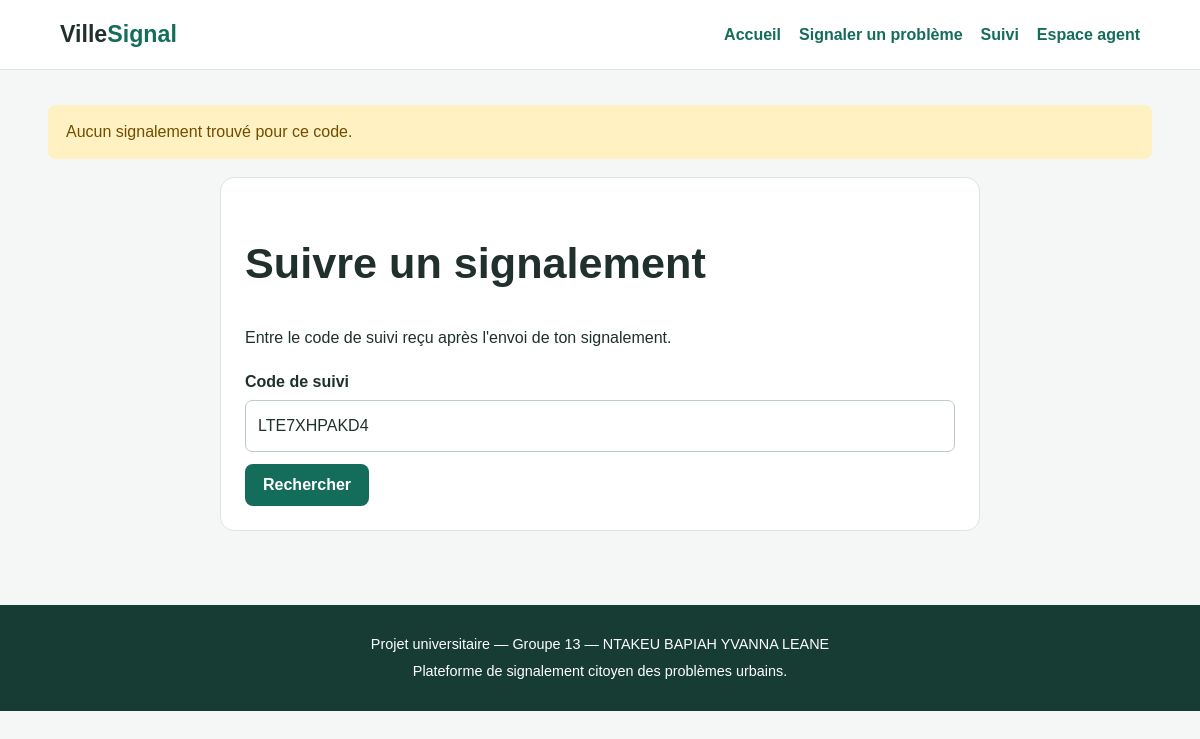
Page /suivi?code=LTE7XHPAKD4 on the earlier database version.
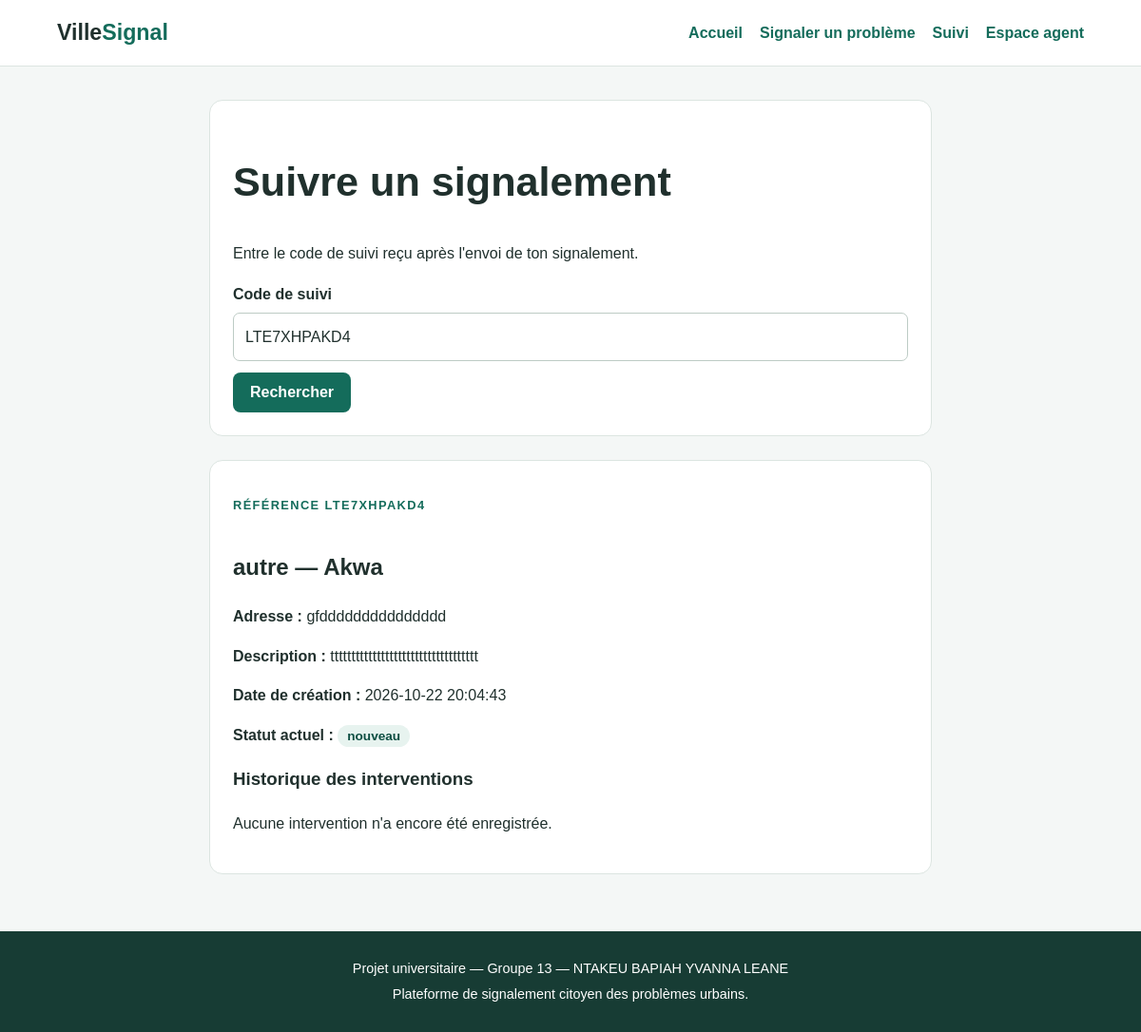
Same page on the later database version.
### tables this page shows
CREATE TABLE signalements (
    id INTEGER PRIMARY KEY AUTOINCREMENT,
    categorie_id INTEGER NOT NULL,
    quartier_id INTEGER NOT NULL,
    description TEXT NOT NULL
        CHECK (length(trim(description)) >= 20),
    photo TEXT,
    adresse TEXT NOT NULL,
    telephone_citoyen TEXT NOT NULL,
    date_creation TEXT NOT NULL DEFAULT CURRENT_TIMESTAMP,
    statut TEXT NOT NULL DEFAULT 'nouveau'
        CHECK (statut IN ('nouveau', 'en cours', 'résolu', 'rejeté')),
    code_suivi TEXT NOT NULL UNIQUE,
    motif_rejet TEXT,

    FOREIGN KEY (categorie_id)
        REFERENCES categories(id),
    FOREIGN KEY (quartier_id)
        REFERENCES quartiers(id)
);

CREATE TABLE categories (
    id INTEGER PRIMARY KEY AUTOINCREMENT,
    nom TEXT NOT NULL UNIQUE,
    service_responsable TEXT NOT NULL
);

CREATE TABLE quartiers (
    id INTEGER PRIMARY KEY AUTOINCREMENT,
    nom TEXT NOT NULL UNIQUE
);

### app.py (the view)
@app.route("/suivi", methods=["GET", "POST"])
def suivi():
    code = request.args.get("code", "").strip().upper()
    if request.method == "POST":
        code = request.form.get("code_suivi", "").strip().upper()
        if not code:
            flash("Entre ton code de suivi.", "warning")
            return redirect(url_for("suivi"))
        return redirect(url_for("suivi", code=code))
    signalement = None
    interventions = []
    if code:
        with get_db() as db:
            signalement = db.execute("""
                SELECT s.*, c.nom AS categorie, q.nom AS quartier
                FROM signalements s
                JOIN categories c ON c.id = s.categorie_id
                JOIN quartiers q ON q.id = s.quartier_id
                WHERE s.code_suivi = ?
            """, (code,)).fetchone()
            if signalement:
                interventions = db.execute("""
                    SELECT i.date_intervention, i.commentaire,
                           i.nouveau_statut, a.nom AS agent
                    FROM interventions i
                    JOIN agents a ON a.id = i.agent_id
                    WHERE i.signalement_id = ?
                    ORDER BY i.date_intervention DESC, i.id DESC
                """, (signalement["id"],)).fetchall()
        if not signalement:
            flash("Aucun signalement trouvé pour ce code.", "warning")
    return render_template(
        "suivi.html", signalement=signalement,
        interventions=interventions, code=code
    )

### app.py (called while the page is built)
def get_db():
    connexion = sqlite3.connect(DB_PATH)
    connexion.row_factory = sqlite3.Row
    connexion.execute("PRAGMA foreign_keys = ON")
    return connexion

### templates/suivi.html (shortened to what this page needs)
{% extends "base.html" %}
{% block content %}
<section class="form-card">
    <h1>Suivre un signalement</h1>
    <p>Entre le code de suivi reçu après l'envoi de ton signalement.</p>
    <form method="post" action="{{ url_for('suivi') }}">
        <label for="code_suivi">Code de suivi</label>
        <input id="code_suivi" name="code_suivi" value="{{ code }}" required placeholder="Ex. 7A2B9C3D4E5F">
        <button class="button" type="submit">Rechercher</button>
    </form>
</section>
{% if signalement %}
<section class="form-card">
    <p class="eyebrow">RÉFÉRENCE {{ signalement.code_suivi }}</p>
    <h2>{{ signalement.categorie }} — {{ signalement.quartier }}</h2>
    <p><strong>Adresse :</strong> {{ signalement.adresse }}</p>
    <p><strong>Description :</strong> {{ signalement.description }}</p>
    <p><strong>Date de création :</strong> {{ signalement.date_creation }}</p>
    <p><strong>Statut actuel :</strong> <span class="tag">{{ signalement.statut }}</span></p>
    <h3>Historique des interventions</h3>
    {% if interventions %}
        <div class="timeline">
        {% for i in interventions %}
            <article>
                <strong>{{ i.nouveau_statut }}</strong>
                <p>{{ i.commentaire }}</p>
                <small>{{ i.date_intervention }} — {{ i.agent }}</small>
            </article>
        {% endfor %}
        </div>
    {% else %}
        <p>Aucune intervention n'a encore été enregistrée.</p>
    {% endif %}
</section>
{% endif %}
{% endblock %}

Differences in the rows shown:
added signalements: code_suivi "LTE7XHPAKD4", adresse "gfddddddddddddddd", description "ttttttttttttttttttttttttttttttttttt", date_creation "2026-10-22 20:04:43", statut "nouveau"
now on this page (row unchanged): categories: categorie "autre"
now on this page (row unchanged): quartiers: quartier "Akwa"
Other differences:
text now shown: "RÉFÉRENCE — Adresse : Description : Date de création : Statut actuel : Historique des interventions Aucune intervention n'a encore été enregistrée."
list line gone: "Aucun signalement trouvé pour ce code."
